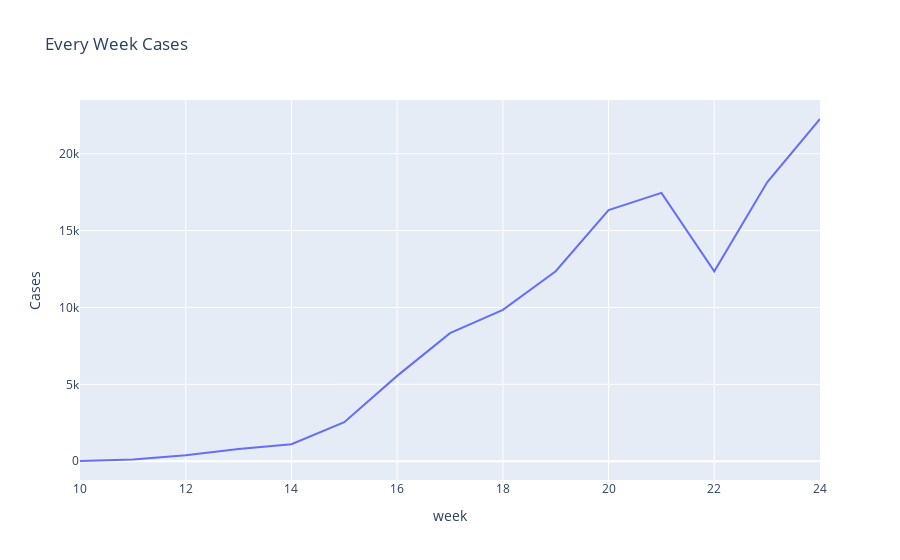

The notebook cell saved with this chart:
### Code cell
fig = plot.line(covid_weeks, x="week", y="Cases", title='Every Week Cases')
fig.show()

### Figure 1 — Plotly figure (JSON) as saved in the notebook; plotly's stock layout.template omitted (floating-point values rounded to 4 significant figures)
{"data": [{"hovertemplate": "week=%{x}<br>Cases=%{y}<extra></extra>", "legendgroup": "", "line": {"color": "#636efa", "dash": "solid"}, "marker": {"symbol": "circle"}, "mode": "lines", "name": "", "orientation": "v", "showlegend": false, "type": "scatter", "x": [10, 11, 12, 13, 14, 15, 16, 17, 18, 19, 20, 21, 22, 23, 24], "xaxis": "x", "y": [11, 107, 390, 789, 1102, 2532, 5548, 8326, 9845, 12358, 16331, 17450, 12347, 18141, 22258], "yaxis": "y"}], "layout": {"legend": {"tracegroupgap": 0}, "title": {"text": "Every Week Cases"}, "xaxis": {"anchor": "y", "domain": [0, 1], "title": {"text": "week"}}, "yaxis": {"anchor": "x", "domain": [0, 1], "title": {"text": "Cases"}}}}
